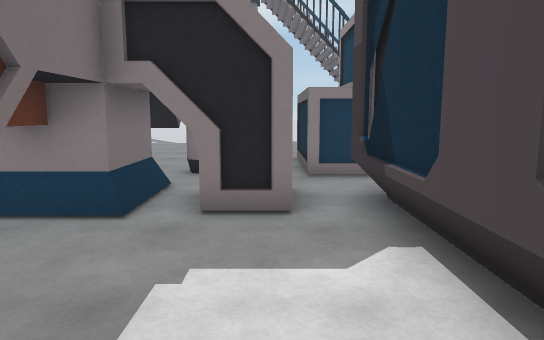
[1] (above)

24 first-person views from a walk through a scene from a Unity 3-D project. The camera is 1.4 m above the floor, tilts 8° down and sees 70° across. The floor is counted in squares, 1 m on a side. Each view is taken from the middle of a square. On the plan, view 1 faces up. The plan holds only what a view shows up to about 16 squares ahead; the rest is blank. The place goes on beyond the plan. The player character is not drawn. Some surface patterns are stand-ins.

[2]
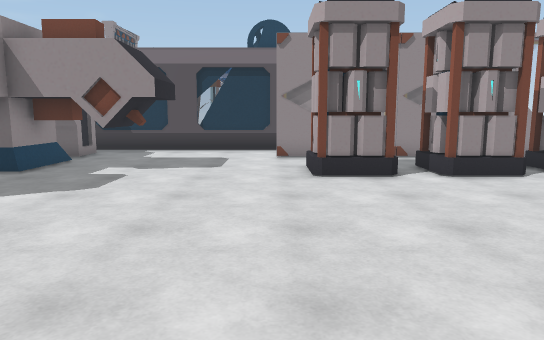

[3]
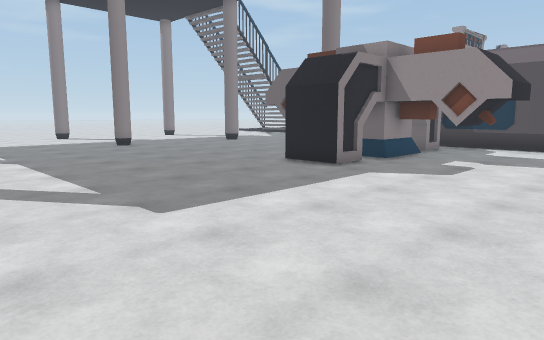

[4]
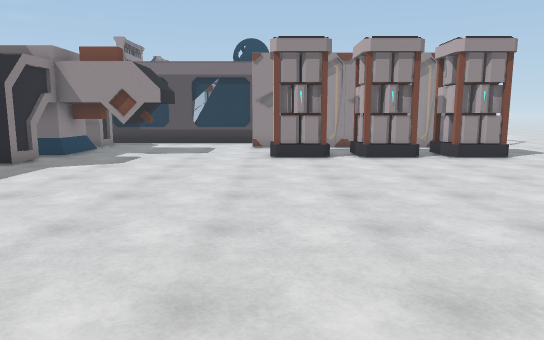

[5]
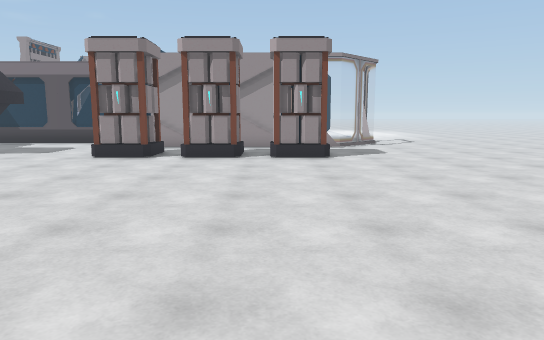

[6]
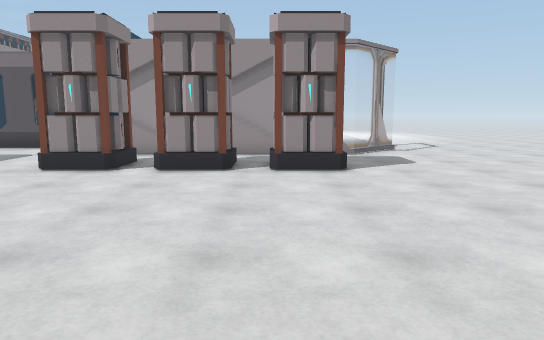

[7]
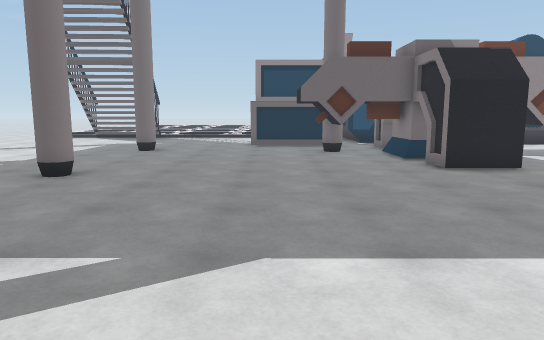

[8]
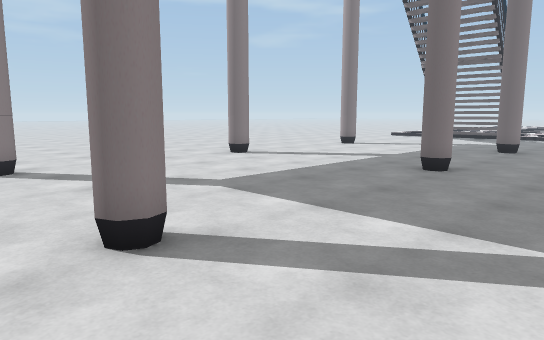

[9]
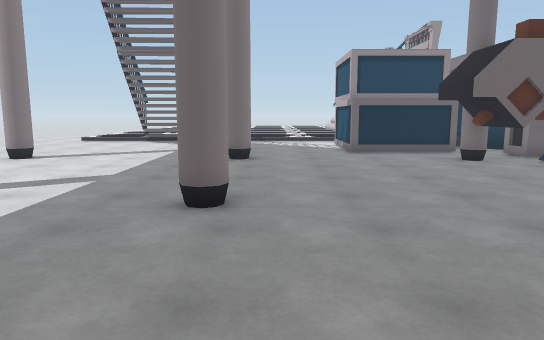

[10]
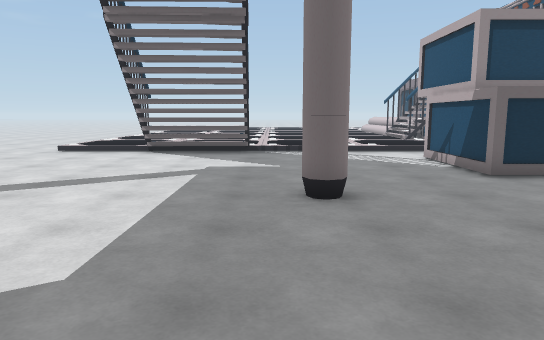

[11]
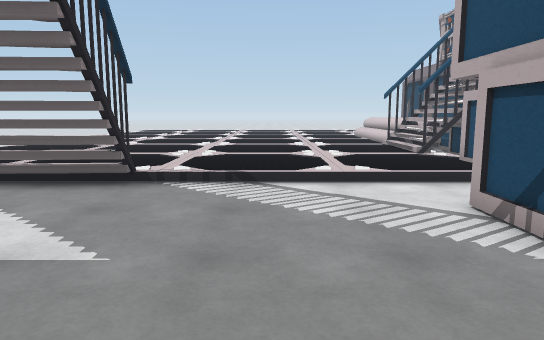

[12]
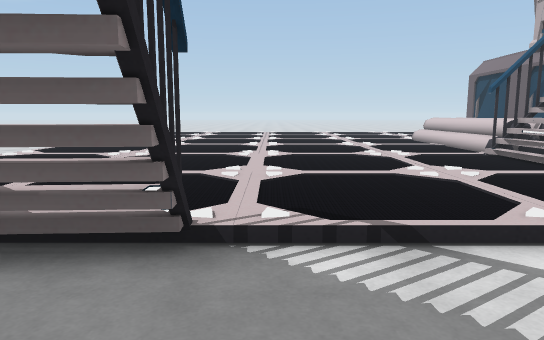

[13]
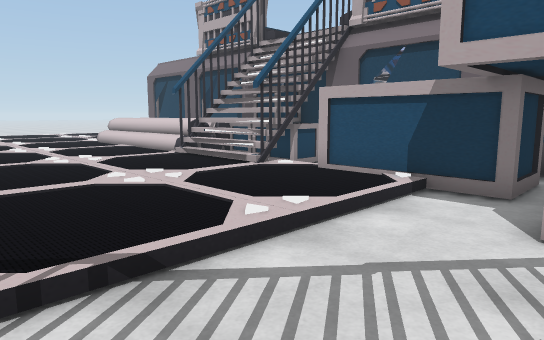

[14]
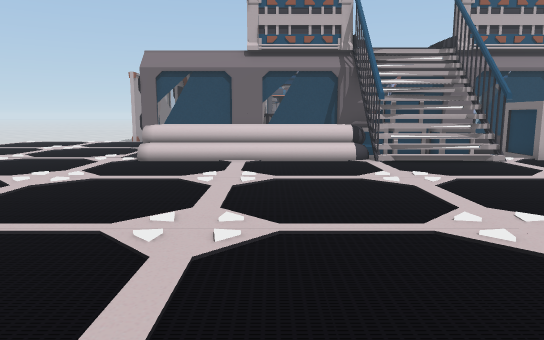

[15]
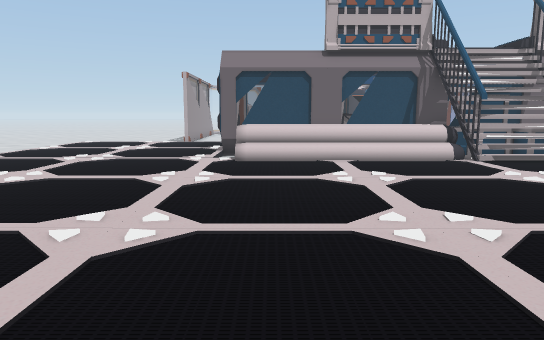

[16]
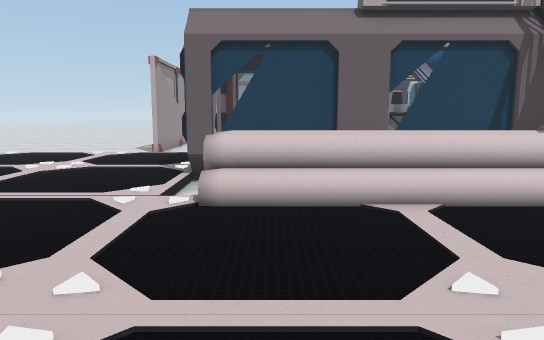

[17]
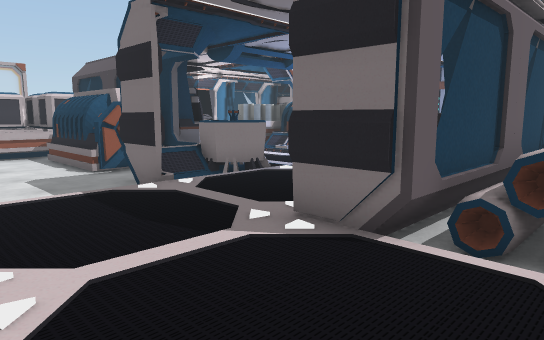

[18]
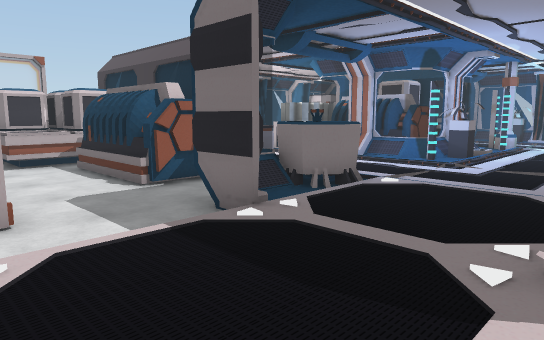

[19]
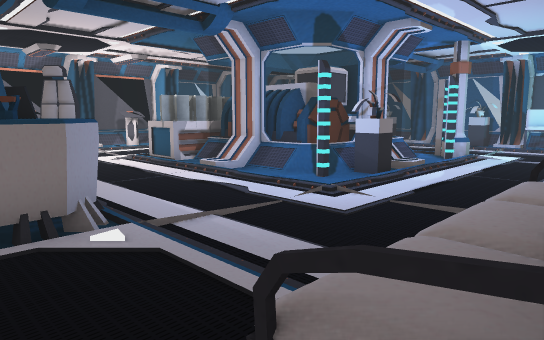

[20]
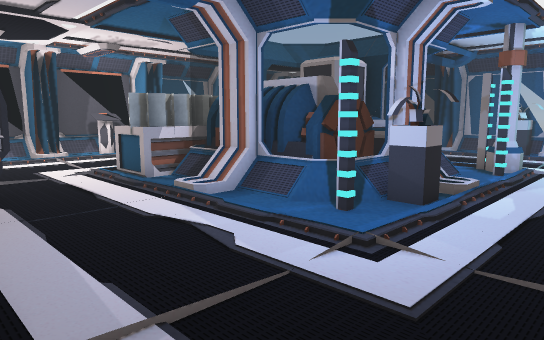

[21]
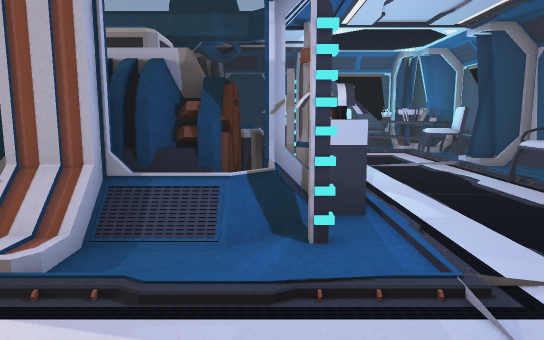

[22]
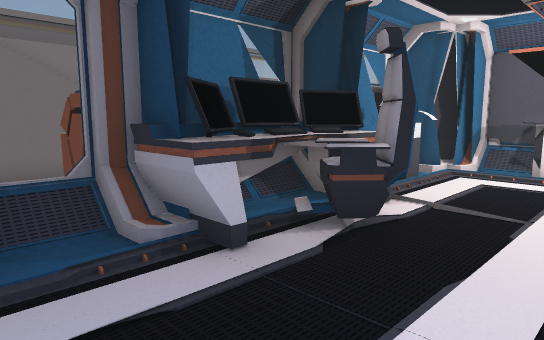

[23]
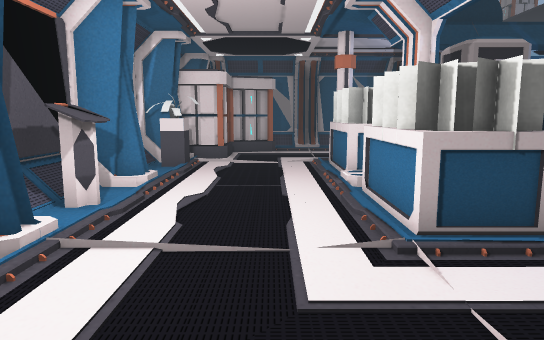

[24]
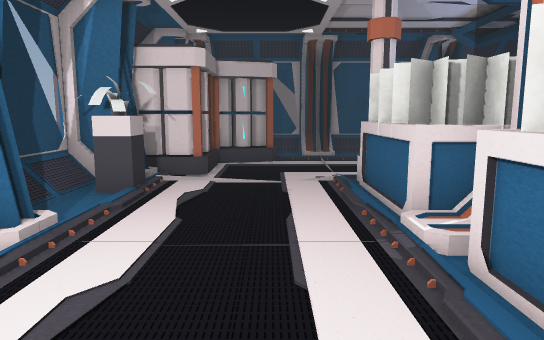

### Floor plan
Key: @ floor where view 1 was taken; # wall or solid block; x gap in a wall; . main floor; : floor 0.25 m higher than the main floor; / step, stairs or slope; = window, fence, low wall or low ledge; P plant; B battery; S sofa; R projector; E desk; C container; G generator; H chair; L column; N console; T table; O other object.
Columns run from 18 left of view 1 to 28 right of it. Each row starts with its distance up from view 1.
 23   ... ....... .........### ::  :::: :  :
 22   .....................#// ::  ::::
 21  .......................// :: ::::::::::::
 20  .......................// :::::::::::::::
 19  .......................#/:::::::::::::::::
 18  ......................../::::::::::::::::::
 17  .O.......O.....OO......./:::::::::::::::::::
 16  ......................../:::::::::::::::::::
 15  ......................../::::::::::::::::::::
 14   ......................./::::::::::::::::::::
 13 .  ................OOOOO./:::::::::::::::::::::
 12  . ................O    ./:::::::::::::::::::::
 11    ................O    OOOO:#///#///////::::::
 10    ...........##OO.O    O   O#///x       /:::::
  9     ..........## ..OO   O   OO///#OOOOOOO/:::::
  8     ..........##.....#####===#///#===#===#:::::
  7    ........########.##RHH#::S#      SSS::#:::::
  6    ........##########RRHH...SS/    SSSS::::::::
  5    ...........##...=TTT..............::::::::::
  4    ...........##...=#HH..............::::::::::
  3    ...........##...##H......./.. ....::::::::::
  2    ................##/.. L#::/P##:...RRR:#...
  1    ................=PP.. :/==#=##:...RR==#...
  0   ................@=/:..  / CGGG/:...:/.....=
 -1   .................##/.   #O# GG#/...E#OO...=
 -2 . ...........BB..#        #CC GG#/...EEOOO..=
 -3   ...........BB  =            GG/:..OEEOOO..
 -4   ...........BB..= =/       O OOO:.OOEEOOO..
 -5     .........BB..# ##/...LOOO#OOO:...EEOOO..
 -6   ...........BB  # ##/.............../# O...
 -7   ...........BB..= =/B...............:/CCCC
 -8 . ...........BB..=   BB..............P/CCCC
 -9   ...........BB  =     BB...........//#CCCC
-10   ...........BB. =     BB#P::#:N #NN###CCCC
-11     .............=       #== #===#===#
-12      .............=

Positions as (right, up) in squares from view 1, and headings:
1: (0, 0), facing up
2: (-14, -1), facing right
3: (-16, -1), facing up-right
4: (-18, -2), facing right
5: (-18, -8), facing right
6: (-15, -8), facing right
7: (-17, 12), facing right
8: (-18, 13), facing up-right
9: (-14, 16), facing right
10: (-8, 18), facing right
11: (-1, 16), facing right
12: (3, 18), facing right
13: (4, 18), facing down-right
14: (18, 23), facing down
15: (21, 23), facing down
16: (21, 17), facing down
17: (27, 10), facing down-left
18: (27, 7), facing down-left
19: (21, 7), facing down-left
20: (19, 5), facing down-left
21: (18, 1), facing left
22: (15, 1), facing down-right
23: (19, -7), facing left
24: (15, -7), facing left
